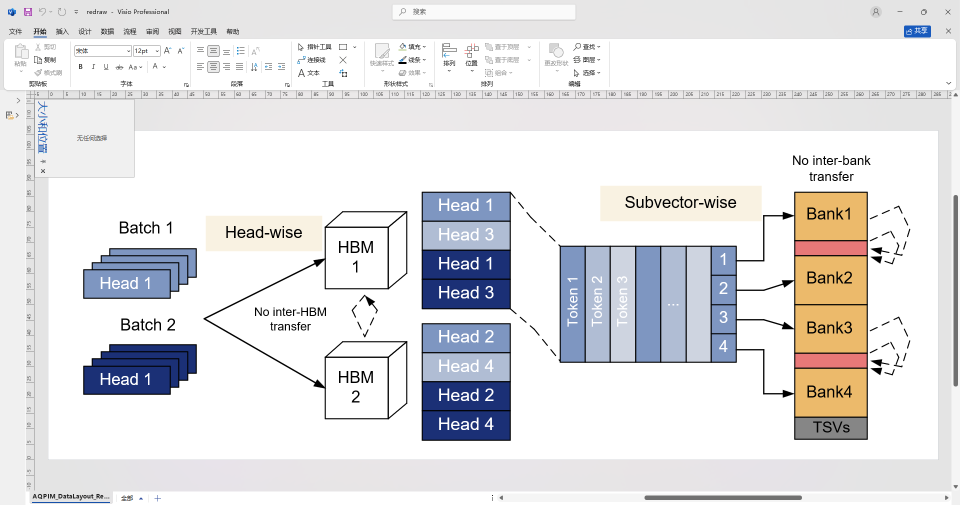
#> input picture assets/showcase/aqpim-data-layout-copy.png, 1920 x 1009 px (shown at 1/2 size)
$ python extract_color_components.py ../assets/showcase/aqpim-data-layout-copy.png
#> lines starting #> are read from the running program, lines starting #| are printed output that depends on the picture; after the words box and inside, x2 and y2 are one past the last pixel; in counts of white or black regions, pixels touching at a corner belong together
from __future__ import annotations

import argparse
import json
from pathlib import Path

import numpy as np
from PIL import Image


DEFAULT_CLASSES = {
    "blue": ((210, 220, 235), (235, 245, 255)),
    "gray": ((205, 205, 205), (225, 225, 225)),
    "pink": ((245, 190, 190), (255, 225, 225)),
    "green": ((215, 230, 205), (240, 250, 235)),
    "whiteish": ((245, 245, 245), (255, 255, 255)),
    "red": ((200, 0, 0), (255, 150, 150)),
    "black": ((0, 0, 0), (80, 80, 80)),
    "navy": ((0, 20, 40), (70, 110, 160)),
}


def connected_components(mask: np.ndarray, min_area: int):
    height, width = mask.shape
    seen = np.zeros(mask.shape, dtype=bool)
    components = []

    for y in range(height):
        xs = np.where(mask[y] & ~seen[y])[0]
        for x0 in xs:
            if seen[y, x0] or not mask[y, x0]:
                continue
            stack = [(int(x0), int(y))]
            seen[y, x0] = True
            min_x = max_x = int(x0)
            min_y = max_y = int(y)
            area = 0

            while stack:
                x, yy = stack.pop()
                area += 1
                min_x = min(min_x, x)
                max_x = max(max_x, x)
                min_y = min(min_y, yy)
                max_y = max(max_y, yy)

                for nx, ny in ((x + 1, yy), (x - 1, yy), (x, yy + 1), (x, yy - 1)):
                    if 0 <= nx < width and 0 <= ny < height and not seen[ny, nx] and mask[ny, nx]:
                        seen[ny, nx] = True
                        stack.append((nx, ny))

            if area >= min_area:
                components.append(
                    {
                        "area": area,
                        "bbox": [min_x, min_y, max_x + 1, max_y + 1],
                        "xywh": [min_x, min_y, max_x + 1 - min_x, max_y + 1 - min_y],
                    }
                )

    return sorted(components, key=lambda item: item["area"], reverse=True)


def main() -> None:
    parser = argparse.ArgumentParser(description="Extract major color component bboxes from a reference diagram.")
    parser.add_argument("image", type=Path)
    parser.add_argument("--min-area", type=int, default=100)
    parser.add_argument("--top", type=int, default=20)
    parser.add_argument("--json", action="store_true", help="Print JSON instead of compact text.")
    args = parser.parse_args()

    img = Image.open(args.image).convert("RGB")
#> img is the input picture: PIL image 1920x1009 RGB; mean R, G, B 226.8, 226.4, 228.2
    arr = np.asarray(img)
    result = {"image": str(args.image), "size": list(img.size), "classes": {}}

    for name, (lo, hi) in DEFAULT_CLASSES.items():
        lo_arr = np.array(lo, dtype=np.uint8)
        hi_arr = np.array(hi, dtype=np.uint8)
        mask = ((arr >= lo_arr) & (arr <= hi_arr)).all(axis=2)
        result["classes"][name] = connected_components(mask, args.min_area)[: args.top]
#> this loop made 8 passes
#> pass 1, in main, `mask = ((arr >= lo_arr) & (arr <= hi_arr)).all(axis=2)`:
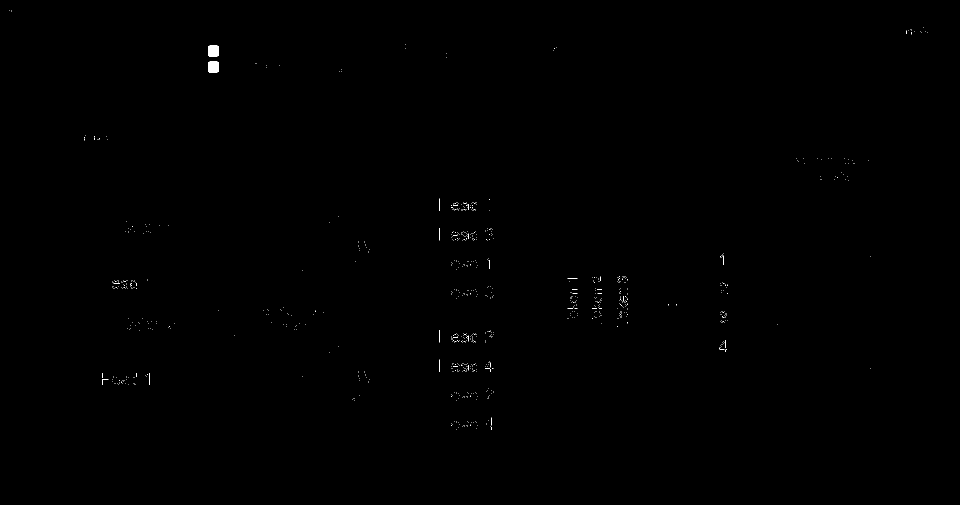
#> mask: shape (1009, 1920) bool (shown at 1/2 size); 0.12% white; 816 white regions (807 under 20 px), largest, box (x1, y1, x2, y2) and area: (416, 91, 438, 113) 427, (416, 123, 438, 145) 417, (878, 397, 879, 422) 25
#> pass 2, in main, `mask = ((arr >= lo_arr) & (arr <= hi_arr)).all(axis=2)`:
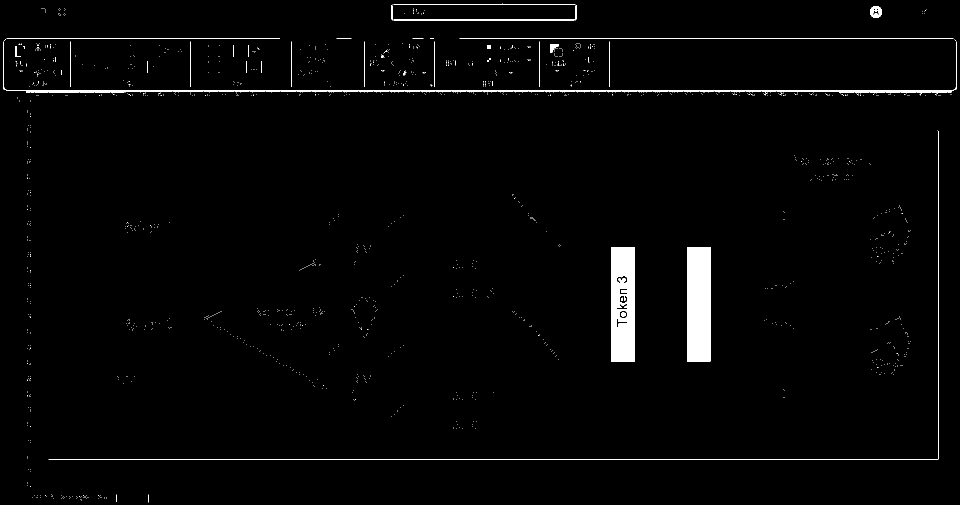
#> mask: shape (1009, 1920) bool (shown at 1/2 size); 1.9% white; 1597 white regions (1564 under 20 px), largest, box (x1, y1, x2, y2) and area: (1374, 494, 1421, 723) 10763, (1222, 494, 1270, 723) 10152, (12, 179, 1908, 186) 6538
#> pass 3, in main, `mask = ((arr >= lo_arr) & (arr <= hi_arr)).all(axis=2)`:
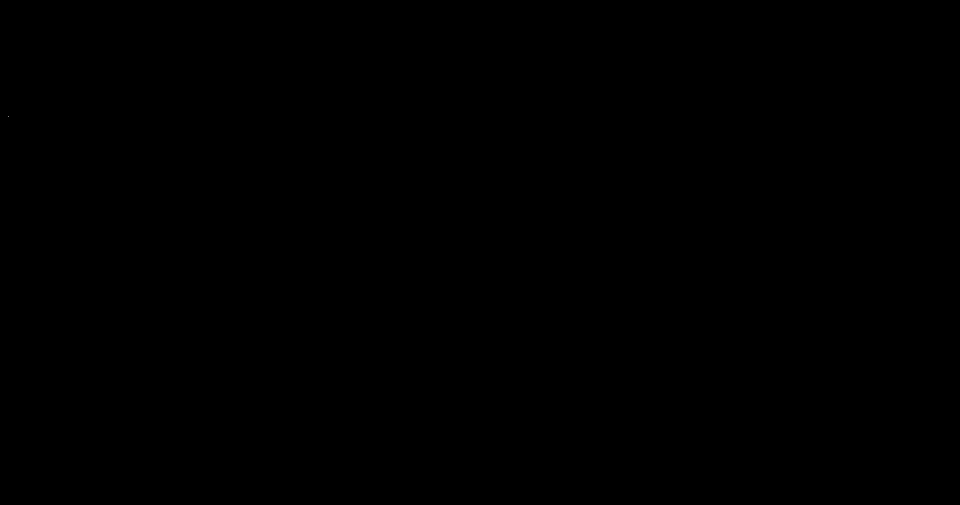
#> mask: shape (1009, 1920) bool (shown at 1/2 size); 0% white in thin lines or dots, all inside (x1, y1, x2, y2) = (16, 232, 17, 233)
#> after the loop:
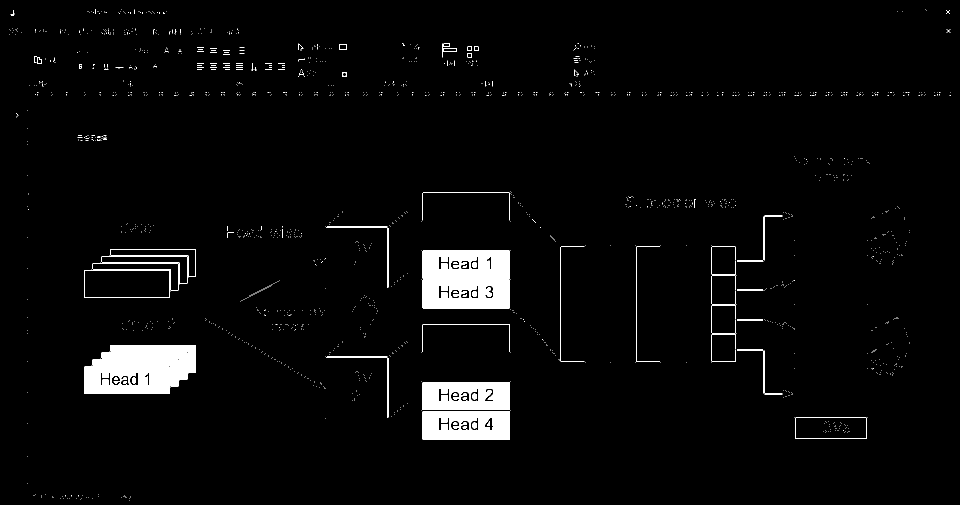
#> mask: shape (1009, 1920) bool (shown at 1/2 size); 3.3% white; 1902 white regions (1832 under 20 px), largest, box (x1, y1, x2, y2) and area: (845, 559, 1020, 617) 8981, (845, 822, 1020, 880) 8952, (845, 501, 1020, 557) 8703
#> after the loop, result = 3 items

    if args.json:
        print(json.dumps(result, indent=2))
        return

    print(f"image={result['image']} size={result['size'][0]}x{result['size'][1]}")
#| image=../assets/showcase/aqpim-data-layout-copy.png size=1920x1009
    for name, components in result["classes"].items():
        print(f"\n{name}")
        for comp in components:
            x, y, w, h = comp["xywh"]
            print(f"area={comp['area']:7d} xywh=({x},{y},{w},{h}) bbox={tuple(comp['bbox'])}")
#> this loop made 8 passes
#> name on passes 1, 2, 4, 5, 6, 7, 8: 'blue', 'gray', 'green', 'whiteish', 'red', 'black', 'navy'
#> (printed output is left out)


if __name__ == "__main__":
    main()

$ run again, on assets/showcase/bsf-copy.png
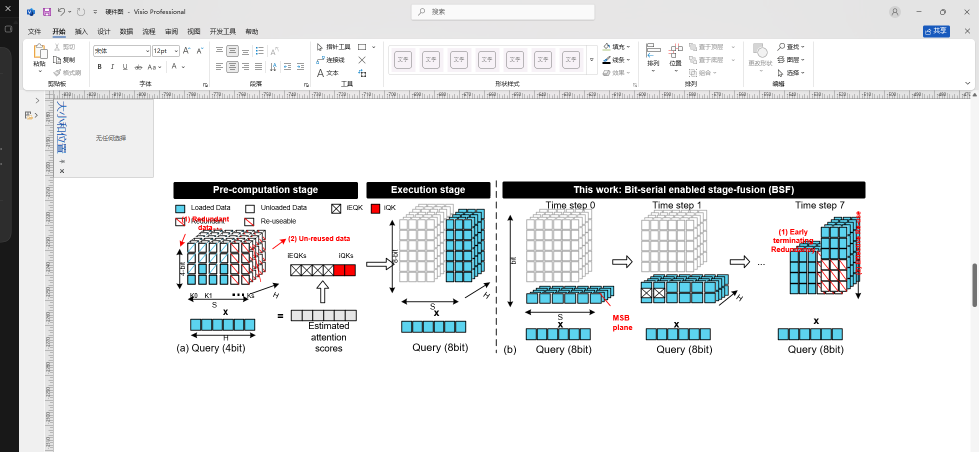
#> input picture assets/showcase/bsf-copy.png, 1958 x 904 px (shown at 1/2 size)
#> in main, img is the input picture: PIL image 1958x904 RGB; mean R, G, B 229.8, 231.3, 232.1
#> the loop in main, `for name, (lo, hi) in DEFAULT_CLASSES.items():` made 8 passes
#> pass 2, in main, `mask = ((arr >= lo_arr) & (arr <= hi_arr)).all(axis=2)`:
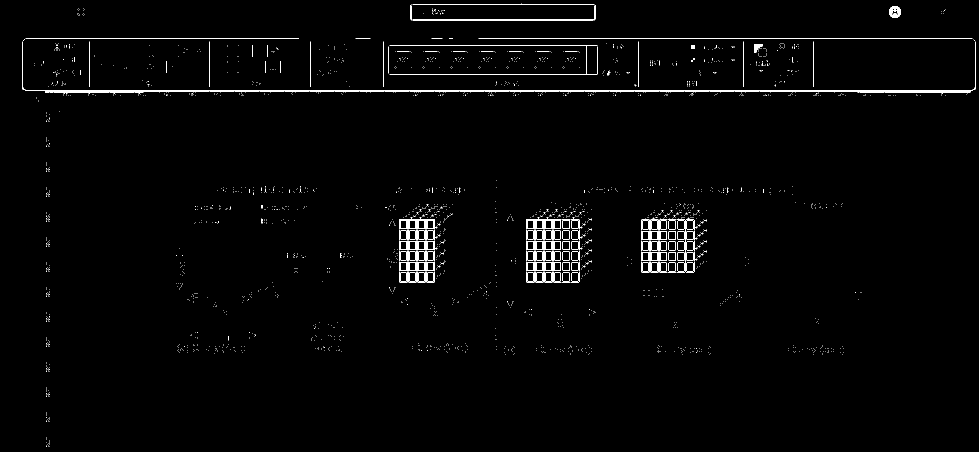
#> mask: shape (904, 1958) bool (shown at 1/2 size); 1.4% white in thin lines or dots
#> after the loop in main, `for name, (lo, hi) in DEFAULT_CLASSES.items():`:
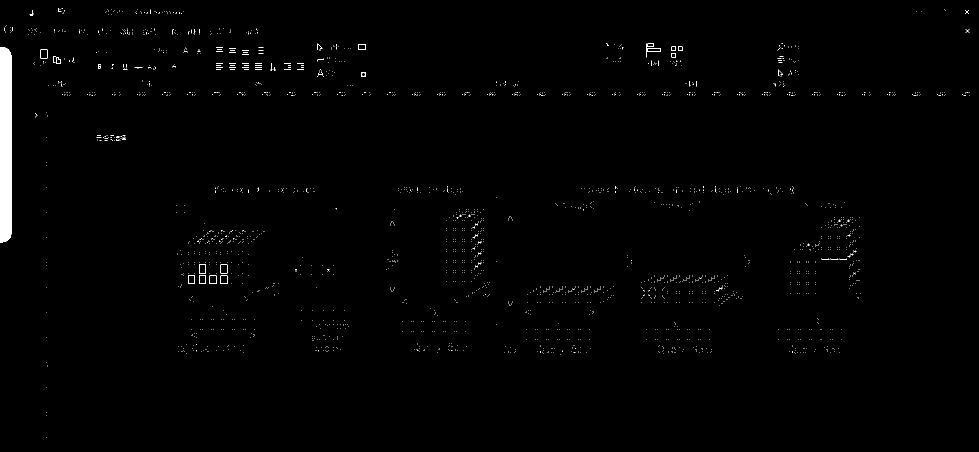
#> mask: shape (904, 1958) bool (shown at 1/2 size); 0.78% white; 2521 white regions (2499 under 20 px), largest, box (x1, y1, x2, y2) and area: (0, 94, 23, 485) 8825, (1295, 96, 1321, 104) 64, (81, 99, 95, 117) 60
#> after the loop in main, `for name, (lo, hi) in DEFAULT_CLASSES.items():`: result = 3 items
#| image=../assets/showcase/bsf-copy.png size=1958x904
#> the loop in main, `for name, components in result["classes"].items():` made 8 passes
#> name on passes 1, 2, 4, 5, 6, 7, 8: 'blue', 'gray', 'green', 'whiteish', 'red', 'black', 'navy'
#> (printed output is left out)

$ run again, on assets/showcase/decoder-flow-copy.png
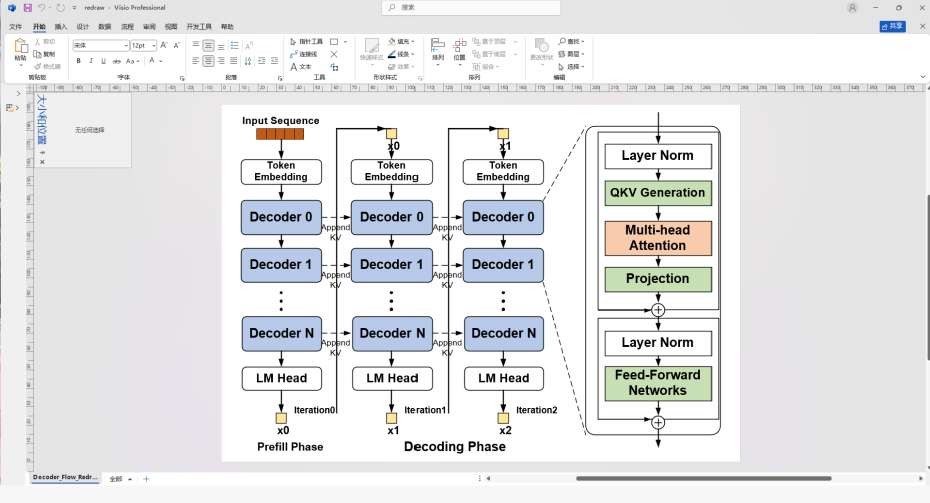
#> input picture assets/showcase/decoder-flow-copy.png, 1860 x 1005 px (shown at 1/2 size)
#> in main, img is the input picture: PIL image 1860x1005 RGB; mean R, G, B 229.2, 229.6, 230.6
#> the loop in main, `for name, (lo, hi) in DEFAULT_CLASSES.items():` made 8 passes
#> pass 1, in main, `mask = ((arr >= lo_arr) & (arr <= hi_arr)).all(axis=2)`:
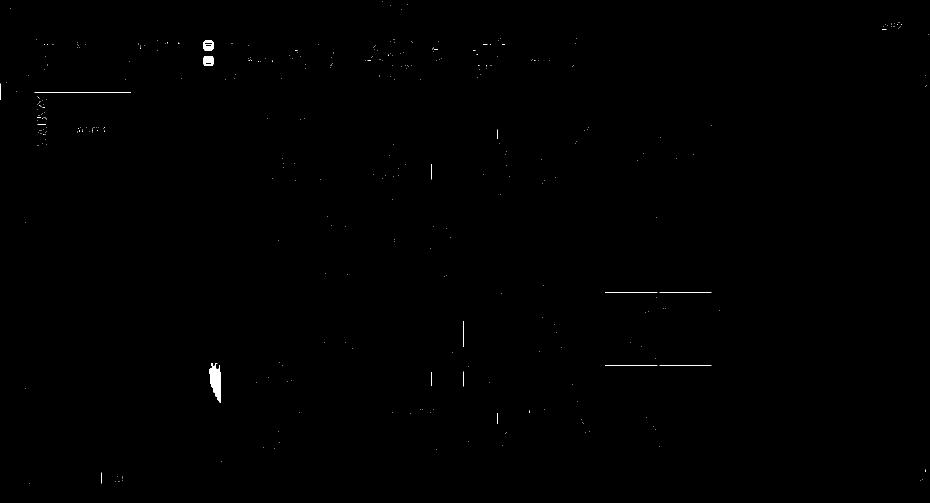
#> mask: shape (1005, 1860) bool (shown at 1/2 size); 0.17% white; 350 white regions (335 under 20 px), largest, box (x1, y1, x2, y2) and area: (419, 726, 442, 806) 1213, (407, 81, 427, 101) 319, (407, 112, 427, 132) 299
#> after the loop in main, `for name, (lo, hi) in DEFAULT_CLASSES.items():`:
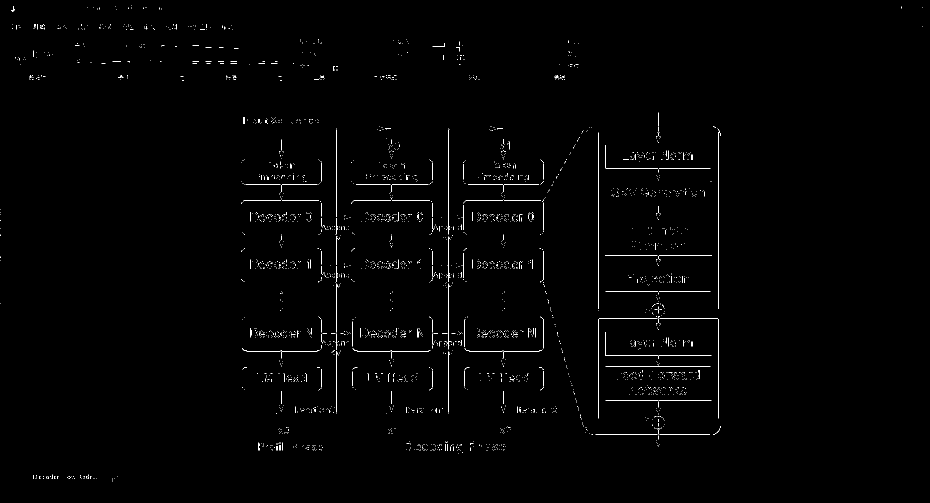
#> mask: shape (1005, 1860) bool (shown at 1/2 size); 0.72% white in thin lines or dots
#> after the loop in main, `for name, (lo, hi) in DEFAULT_CLASSES.items():`: result = 3 items
#| image=../assets/showcase/decoder-flow-copy.png size=1860x1005
#> the loop in main, `for name, components in result["classes"].items():` made 8 passes
#> name on passes 1, 2, 4, 5, 7, 8: 'blue', 'gray', 'green', 'whiteish', 'black', 'navy'
#> (printed output is left out)
